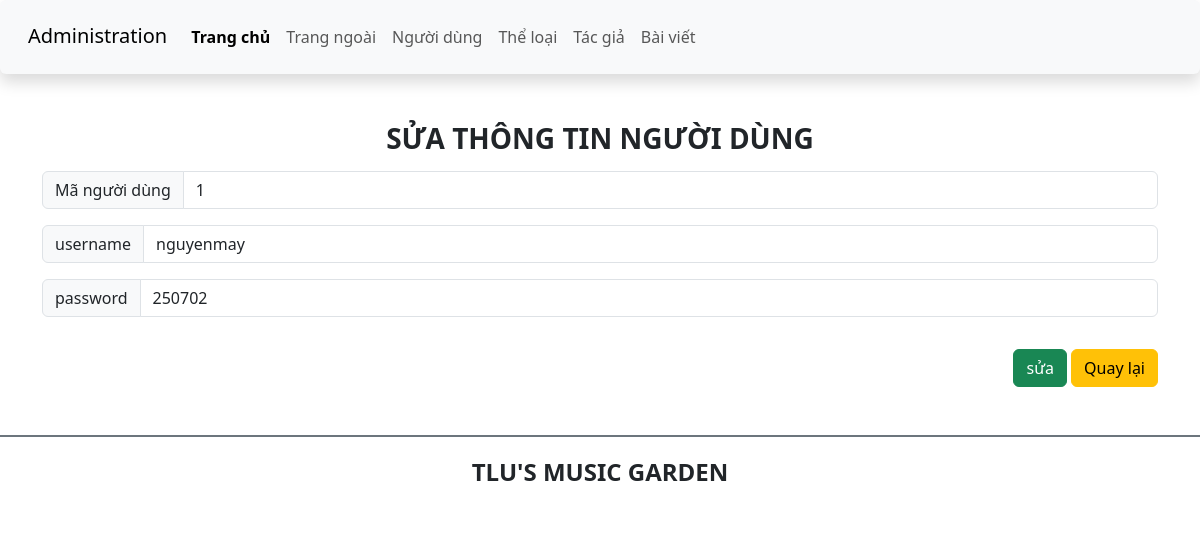
The page /admin/edit_user.php?id=1 on the database its author committed.
### tables this page shows
CREATE TABLE `nguoidung` (
  `ma_ndung` int(11) NOT NULL,
  `username` varchar(50) NOT NULL,
  `password` varchar(50) NOT NULL
);

### includes/executeSQL.php (called while the page is built, shortened)
<?php
function executeResult($sql){
    $conn = mysqli_connect(servername, username, password, dbname);
    $result = mysqli_query($conn, $sql);
    $list = [];
    while ($row = mysqli_fetch_assoc($result)) {
        $list[] = $row;
    }
    return $list;
}
?>

### admin/edit_user.php (the view, shortened to what this page needs)
<?php
require_once('includes/header_admin.php');
require_once('../includes/executeSQL.php');
$users = executeResult('select * from nguoidung where ma_ndung = '.$_GET['id']);
?>
<main class="container mt-5 mb-5">
    <div class="row">
        <div class="col-sm">
            <h3 class="text-center text-uppercase fw-bold">Sửa thông tin người dùng</h3>
            <form action="process_user.php" method="post">
                <div class="input-group mt-3 mb-3">
                    <span class="input-group-text">Mã người dùng</span>
                    <input type="text" class="form-control" name="id_user" readonly value="<?= $users[0]['ma_ndung'] ?>">
                </div>
                <div class="input-group mt-3 mb-3">
                    <span class="input-group-text">username</span>
                    <input type="text" class="form-control" name="user" value="<?= $users[0]['username'] ?>">
                </div>
                <div class="input-group mt-3 mb-3">
                    <span class="input-group-text">password</span>
                    <input type="text" class="form-control" name="pass" value="<?= $users[0]['password'] ?>">
                </div>
                <div class="form-group  float-end ">
                    <input type="submit" name="btn" value="sửa" class="btn btn-success">
                    <a href="user.php" class="btn btn-warning ">Quay lại</a>
                </div>
            </form>
        </div>
    </div>
</main>
<?php
require_once('../includes/footer.php');
?>

### rows shown on the page
nguoidung: id_user "1", user "nguyenmay", pass "250702"
